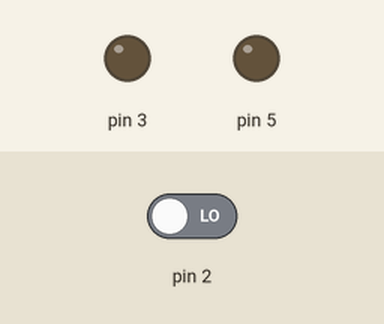
Simulated run of this sketch. Board: Arduino Uno, built with avr-gcc and run on an emulated ATmega328P. Shown: output pins drawn as LEDs (lit = HIGH). Dashed ring = blinking. The test bench sets the inputs (shaded band); at power-on: pin 2 LOW.

Above: at 1.2 s.
1.3 s: pin 2 driven HIGH
At 1.45 s:
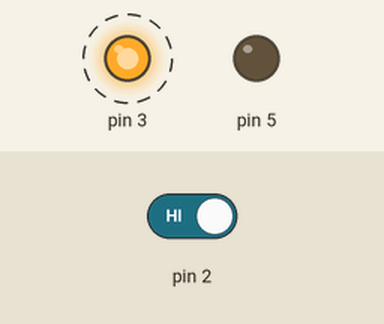
At 2.35 s:
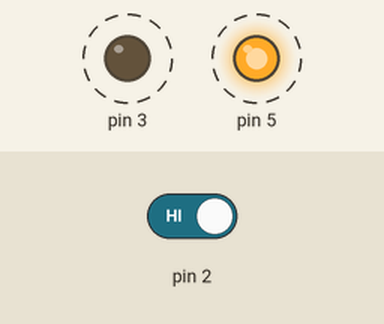
Timing chart, 0 to 10.3 s (numbered marks = the images above; inputs shaded):
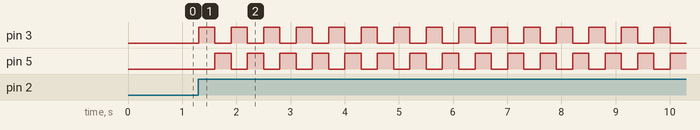

The sketch:

main.ino
```cpp
bool blink = false;
int buttonState = 0;
int lastButtonState = 0;

void setup()
{
  pinMode(2, INPUT);

  pinMode(3, OUTPUT);
  pinMode(5, OUTPUT);
}

void loop()
{
  buttonState = digitalRead(2);
  if (buttonState != lastButtonState) {
    if (buttonState == HIGH) {
   		blink = !blink;
    }
    delay(5);
  }

  lastButtonState = buttonState;

  if (blink) {
    digitalWrite(3, HIGH);
    digitalWrite(5, LOW);
    delay(300);


    digitalWrite(3, LOW);
    digitalWrite(5, HIGH);
    delay(300);

  } else {
    digitalWrite(3, LOW);
    digitalWrite(5, LOW);
  }
}
```

Measured:
- after the input at 1.3 s, pin 3: alternates HIGH for 0.30 s and LOW for 0.30 s, starting at once; pin 5: alternates HIGH for 0.30 s and LOW for 0.30 s, starting after 0.31 s
